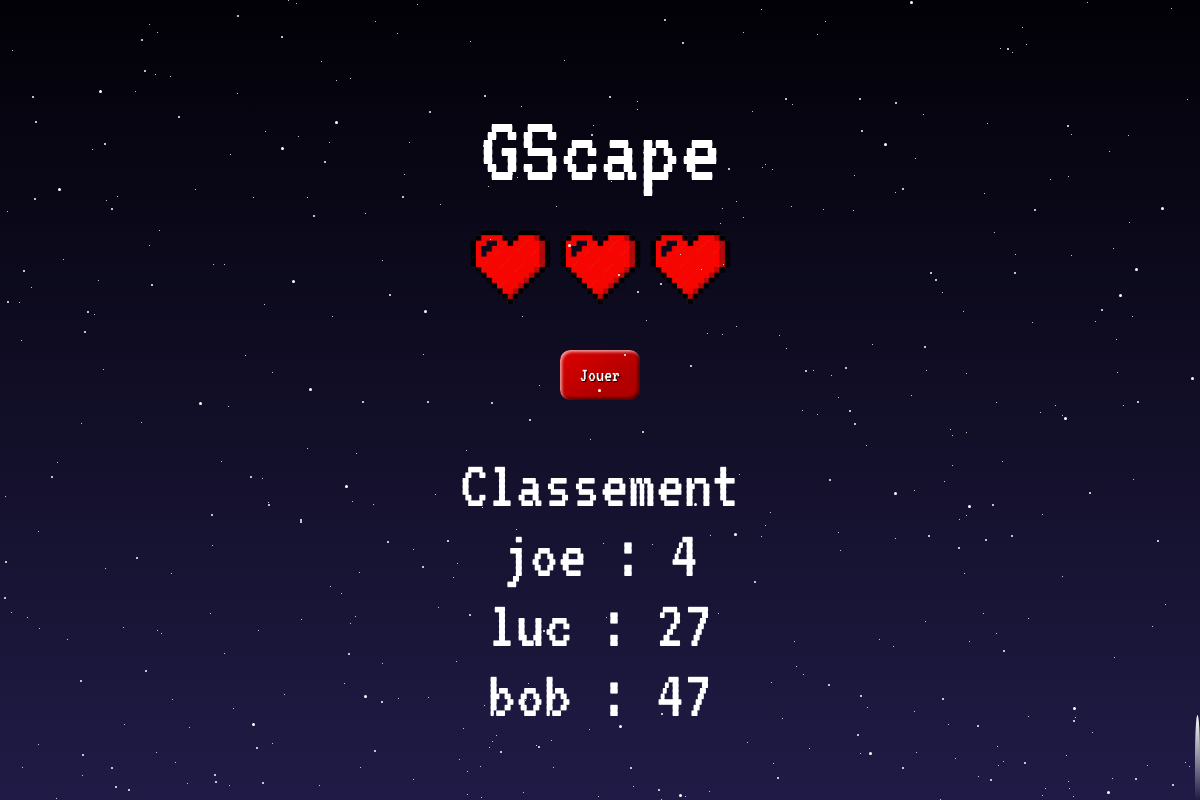
The app's page /, older data.
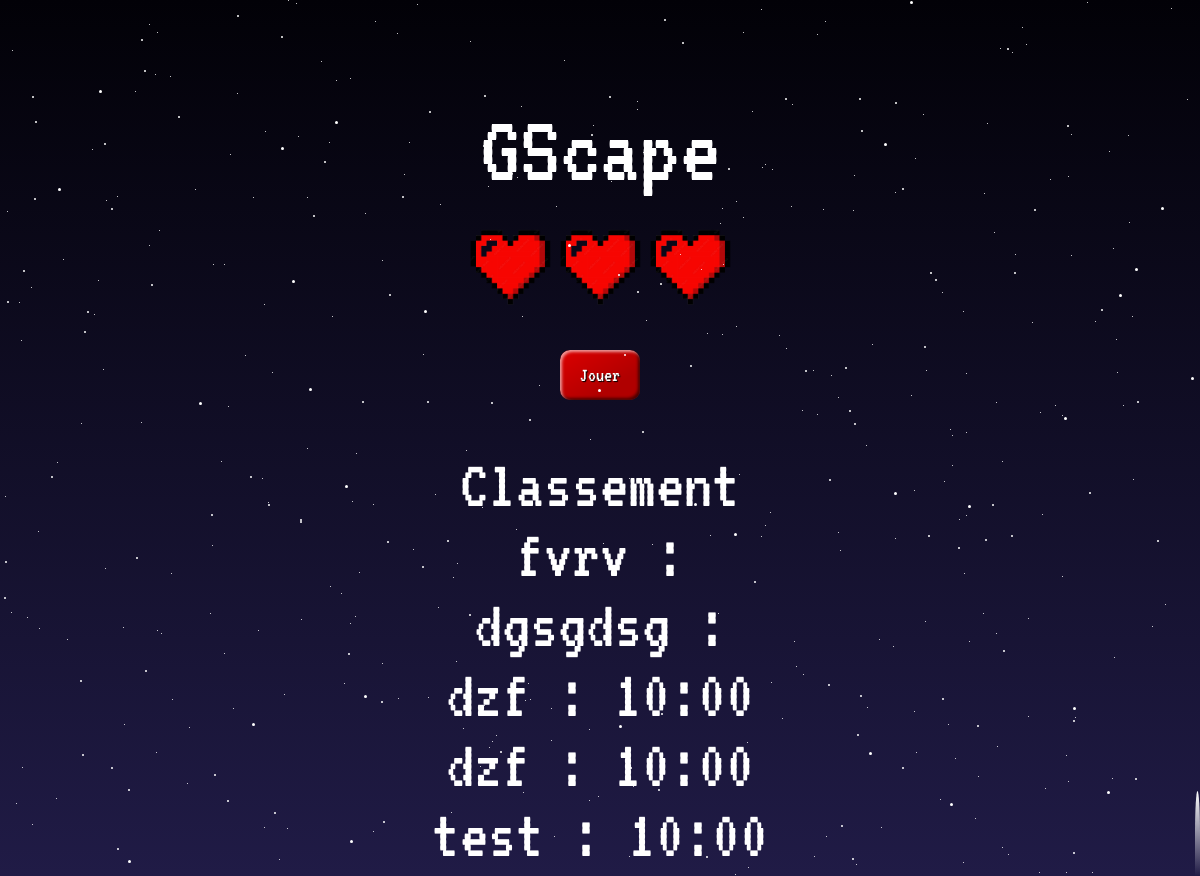
The same page, newer data.
### tables this page shows
CREATE TABLE IF NOT EXISTS `user` (
  `id` int(11) NOT NULL AUTO_INCREMENT,
  `name` varchar(13) NOT NULL,
  `time` varchar(10) DEFAULT NULL,
  PRIMARY KEY (`id`)
);

### index.php (the view, shortened to what this page needs)
<?php
require('database.php');
?>
<!DOCTYPE html>
<html lang="en">
<head>
    <link rel="stylesheet" href="Styles/accueil.css">
</head>
<body>
    <div class="container">
        <div class="sky">
            <div class="adjust">
                <div class="titre1"> GScape </div>
                <div class="coeur">
                    <img src="Images/coeur.png" style="width: 90px;">
                    <img src="Images/coeur.png" style="width: 90px;">
                    <img src="Images/coeur.png" style="width: 90px;">
                </div>
                <div class="pseudo">
                    <a class="valider" href="Front/stage1.php">Jouer</a>
                </div>
                <div class="tab_score">
                    <div>Classement</div>
                    <?php
                    $requete = "SELECT * FROM user Order By time Limit 5";
                    $exec_requete = mysqli_query($db, $requete);
                    while ($row = mysqli_fetch_assoc($exec_requete)) { ?>
                        <div>
                            <?php echo $row['name']; ?> : <?php echo $row['time']; ?>
                        </div>
                    <?php } ?>
                </div>
            </div>
            <div class="stars1"></div>
            <div class="stars2"></div>
            <div class="shooting-stars"></div>
        </div>
    </div>
</body>
</html>

Row changes from the older to the newer data that the page shows:
removed user: name "joe", time "4"
removed user: name "luc", time "27"
removed user: name "bob", time "47"
added user: name "fvrv"
added user: name "dgsgdsg"
added user: name "dzf", time "10:00"
added user: name "dzf", time "10:00"
added user: name "test", time "10:00"
